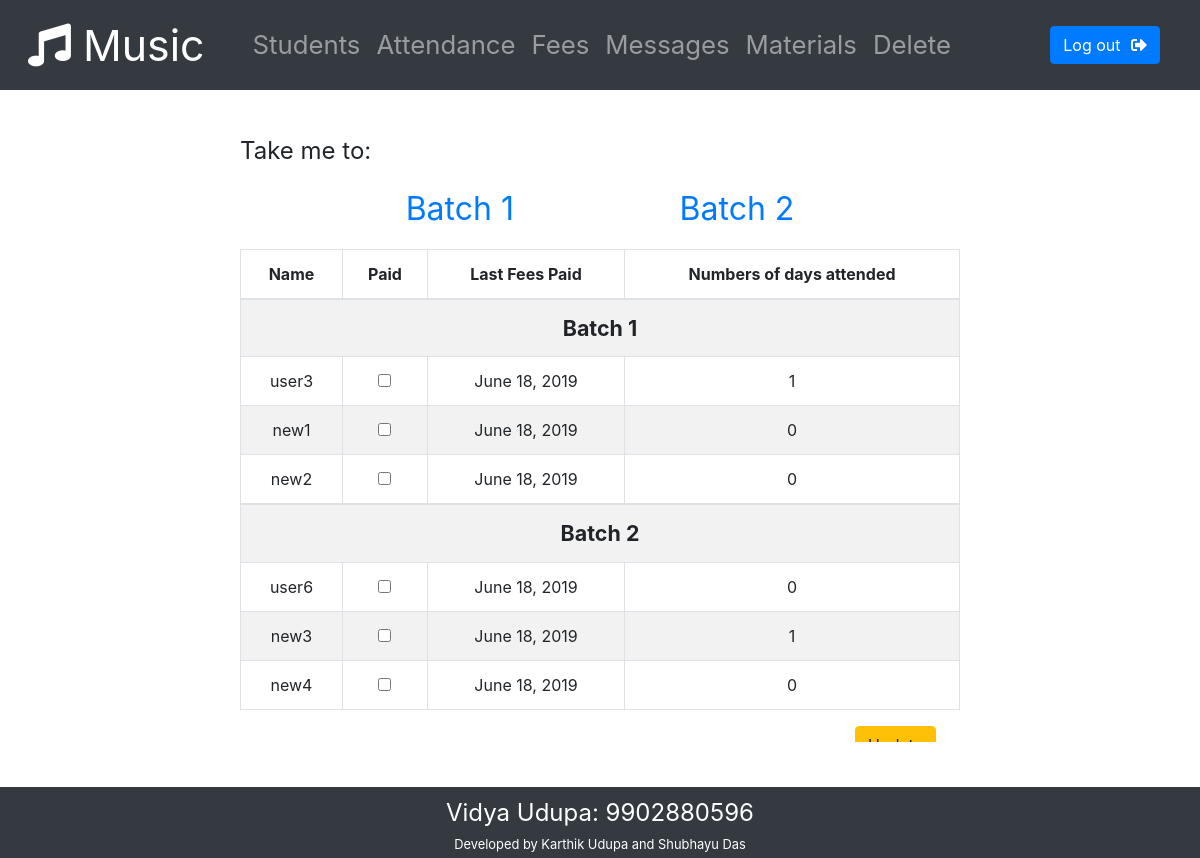
The page /admin-home/fees/ on the database as committed earlier.
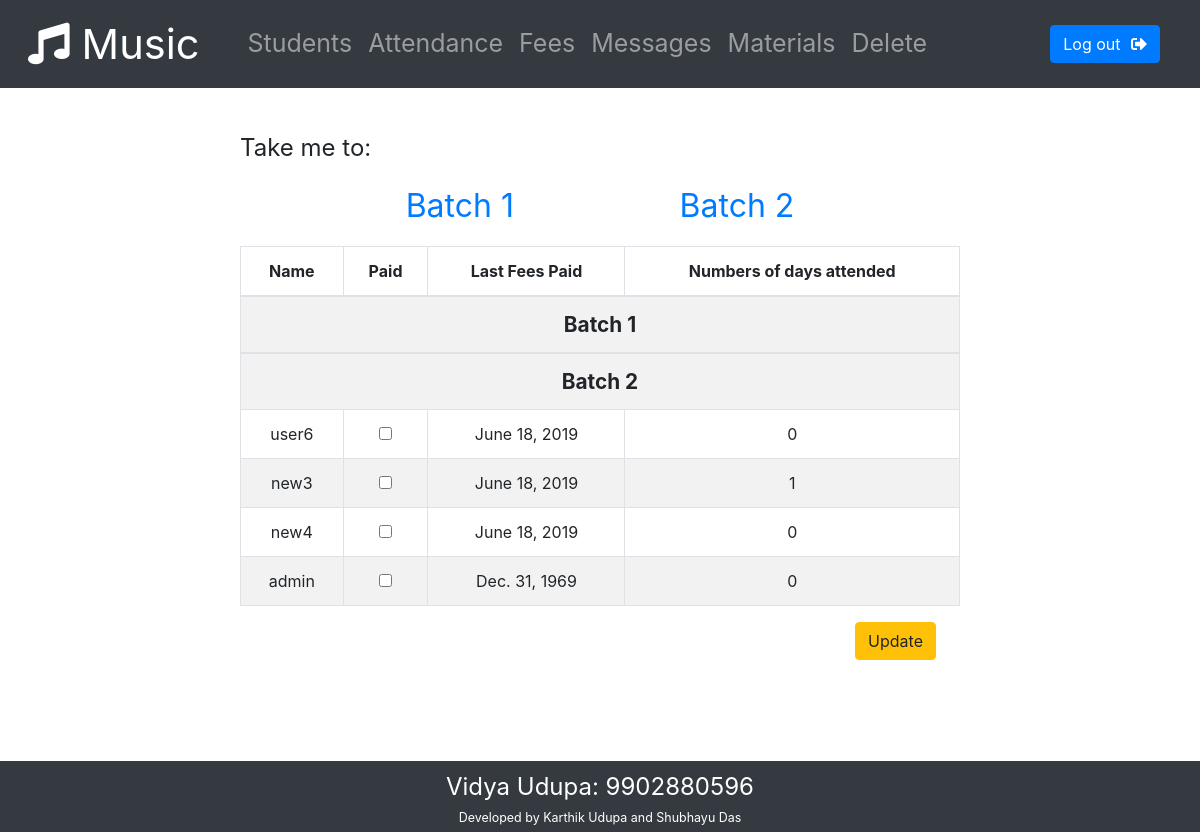
The same page on the database as committed later.
### Registry/models.py (models this page shows)
class storeData(models.Model):
    id = models.AutoField(primary_key=True)
    username = models.CharField(max_length=100, default = "", verbose_name = "Student Name")
    phone_regex = RegexValidator(regex = r'^[0-9]{10}$', message = "Phone number must be of the form: 9876543210.")
    phone_number = models.CharField(validators = [phone_regex], max_length=11, verbose_name = "Phone Number")
    batch_number = models.IntegerField(default = 0, verbose_name = "Batch number")
    password = models.CharField(max_length = 30, verbose_name = "Password")
    no_of_class_attended = models.IntegerField(default = 0)
    last_class_attended = models.DateTimeField(auto_now_add = True)
    last_fees_paid = models.DateTimeField(default = datetime(1970, 1, 1, tzinfo=timezone('Asia/Kolkata')))
    validated = models.BooleanField(default = False)
    is_superuser = models.BooleanField(default = False)
    is_logged_in = models.BooleanField(default = False, verbose_name = "Logged in status")
    unseen_message_count = models.IntegerField(default = 0)
    unseen_file_count = models.IntegerField(default = 0)
    email_address = models.EmailField()

### Registry/views.py (the view)
# urls.py: path('admin-home/fees/', views.fees, name = 'fees'),
def fees(request):
    args = {}
    if request.method == 'POST':
        present = []
        form = AttendanceForm(request.POST)
        if form.is_valid:
            for user in storeData.objects.values():
                if request.POST.get(str(user['id'])):
                    User = storeData.objects.get(id = str(user['id']))
                    User.last_fees_paid = getTime()
                    User.save()
            return redirect('fees')
    else:
        LIST_OF_CHOICES_1 = []
        LIST_OF_CHOICES_2 = []
        form = AttendanceForm()
        for user in storeData.objects.values():
            if not user['is_superuser'] and user['validated']:
                if user['batch_number'] == 1:
                    LIST_OF_CHOICES_1.append({'name': user['username'], 'id': user['id'], 'number': user['no_of_class_attended'], 'lastFeesPaid': user['last_fees_paid'].date()})
                else:
                    LIST_OF_CHOICES_2.append({'name': user['username'], 'id': user['id'], 'number': user['no_of_class_attended'], 'lastFeesPaid': user['last_fees_paid'].date()})
        args = {'form': form ,'students': {"batch1": LIST_OF_CHOICES_1, "batch2": LIST_OF_CHOICES_2}}
    return render(request, 'Registry/fees.html', args)

### Registry/forms.py
class AttendanceForm(forms.Form):
    choices = forms.MultipleChoiceField(widget=forms.CheckboxSelectMultiple, required = False)

### Registry/templates/Registry/fees.html (shortened to what this page needs)
{% extends "Registry/adminBase.html" %}
{% load static %}
{% block style %}
    <link rel="stylesheet" href = {% static "css/fees.css" %}>
{% endblock %}
{% block body %}
<div id = "attendanceAll">
    <form method="POST">
        <p id="niceness">Take me to:</p>
        <ul id = "guides">
            <li>
                <a href="#batch1">Batch 1</a>
            </li>
            <li>
                <a href="#batch2">Batch 2</a>
            </li>
        </ul>
        <div class = "form-group" id = "formTable">
            <table class = 'table table-striped table-bordered'>
                <thead>
                    <th>Name</th>
                    <th>Paid</th>
                    <th>Last Fees Paid</th>
                    <th>Numbers of days attended</th>
                </thead>
                <div>
                    <tbody>
                        <tr>
                            <th colspan="4" id = "batch1">Batch 1</th>
                        </tr>
                        {% for student in students.batch1 %}
                        <tr>
                            <td>{{ student.name }}</td>
                            <th><input type="checkbox" name="{{student.id}}"></th>
                            <td>{{ student.lastFeesPaid }}</td>
                            <td>{{ student.number }}</td>
                        </tr>
                        {% endfor %}
                    </tbody>
                </div>
                <div >
                    <tbody>
                        <tr>
                            <th colspan="4" id = "batch2">Batch 2</th>
                        </tr>
                        {% for student in students.batch2 %}
                        <tr>
                            <td>{{ student.name }}</td>
                            <th><input type="checkbox" name="{{student.id}}"></th>
                            <td>{{ student.lastFeesPaid }}</td>
                            <td>{{ student.number }}</td>
                        </tr>
                        {% endfor %}
                    </tbody>
                </div>
            </table>
            <input type="submit" id = "update-fees" value="Update" class="btn login-btn btn-warning float-right" id = "submit">
        </div>
    </form>
</div>{% endblock %}

Rows that differ between the two databases and show on the page:
removed storeData: name "user3"
removed storeData: name "new1"
removed storeData: name "new2"
added storeData: name "admin"
Other text that changed with them:
new list line: "☐ Dec. 31, 1969 0"
list line gone: "☐ June 18, 2019 1"
list line gone: "☐ June 18, 2019 0"
